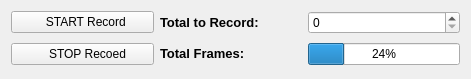
     <widget class="QWidget" name="gridLayoutWidget">
      <property name="geometry">
       <rect>
        <x>10</x>
        <y>510</y>
        <width>471</width>
        <height>70</height>
       </rect>
      </property>
      <layout class="QGridLayout" name="gridLayout_3">
       <item row="0" column="2">
        <widget class="QSpinBox" name="total_frames_spinBox">
         <property name="maximumSize">
          <size>
           <width>152</width>
           <height>16777215</height>
          </size>
         </property>
        </widget>
       </item>
       <item row="0" column="1">
        <widget class="QLabel" name="label_3">
         <property name="maximumSize">
          <size>
           <width>153</width>
           <height>16777215</height>
          </size>
         </property>
         <property name="text">
          <string>&lt;html&gt;&lt;head/&gt;&lt;body&gt;&lt;p&gt;&lt;span style=&quot; font-size:10pt; font-weight:600;&quot;&gt;Total to Record:&lt;/span&gt;&lt;/p&gt;&lt;/body&gt;&lt;/html&gt;</string>
         </property>
        </widget>
       </item>
       <item row="0" column="0">
        <widget class="QPushButton" name="start_camera_pushButton">
         <property name="maximumSize">
          <size>
           <width>153</width>
           <height>16777215</height>
          </size>
         </property>
         <property name="styleSheet">
          <string notr="true"/>
         </property>
         <property name="text">
          <string>  START Record</string>
         </property>
         <property name="icon">
          <iconset resource="image.qrc">
           <normaloff>:/new/prefix1/images/startrecord.png</normaloff>:/new/prefix1/images/startrecord.png</iconset>
         </property>
         <property name="flat">
          <bool>false</bool>
         </property>
        </widget>
       </item>
       <item row="2" column="0">
        <widget class="QPushButton" name="stop_camera_pushButton">
         <property name="maximumSize">
          <size>
           <width>153</width>
           <height>16777215</height>
          </size>
         </property>
         <property name="text">
          <string>   STOP Recoed</string>
         </property>
         <property name="icon">
          <iconset resource="image.qrc">
           <normaloff>:/new/prefix1/images/pauserecord.png</normaloff>:/new/prefix1/images/pauserecord.png</iconset>
         </property>
        </widget>
       </item>
       <item row="2" column="1">
        <layout class="QHBoxLayout" name="horizontalLayout_4">
         <item>
          <widget class="QLabel" name="label_5">
           <property name="text">
            <string>&lt;html&gt;&lt;head/&gt;&lt;body&gt;&lt;p&gt;&lt;span style=&quot; font-size:10pt; font-weight:600;&quot;&gt;Total Frames:&lt;/span&gt;&lt;/p&gt;&lt;/body&gt;&lt;/html&gt;</string>
           </property>
          </widget>
         </item>
         <item>
          <widget class="QLabel" name="totelframes_label">
           <property name="text">
            <string>&lt;html&gt;&lt;head/&gt;&lt;body&gt;&lt;p&gt;&lt;br/&gt;&lt;/p&gt;&lt;/body&gt;&lt;/html&gt;</string>
           </property>
          </widget>
         </item>
        </layout>
       </item>
       <item row="2" column="2">
        <widget class="QProgressBar" name="frames_progressBar">
         <property name="maximumSize">
          <size>
           <width>152</width>
           <height>16777215</height>
          </size>
         </property>
         <property name="value">
          <number>24</number>
         </property>
        </widget>
       </item>
      </layout>
     </widget>
